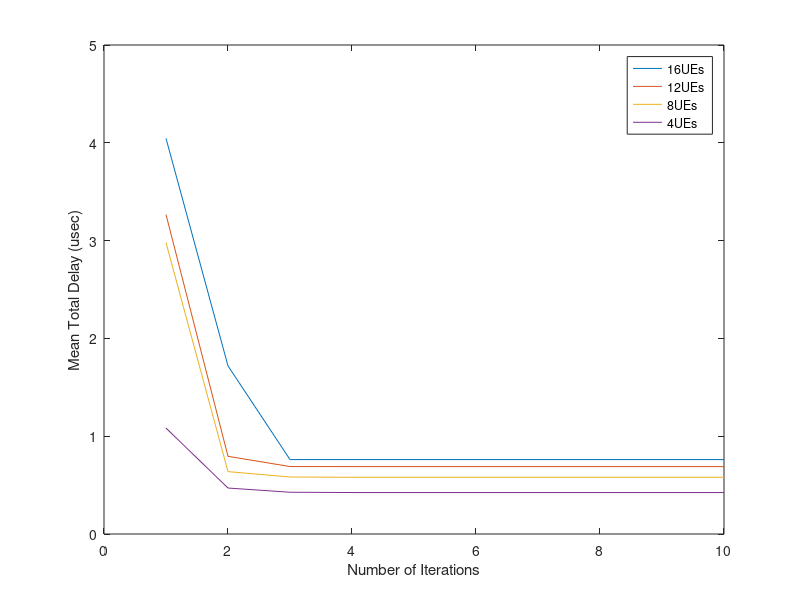

Recreate this plot in MATLAB.
delay_10UE = 1.0e-05 * [0.5893 0.0911 0.0460 0.0464 0.0464 0.0464 0.0464 0.0464 0.0464 0.0464];

delay_4UE = 1.0e-05 *[0.1083 0.0470 0.0427 0.0424 0.0424 0.0424 0.0424 0.0424 0.0424 0.0424];
delay_8UE = 1.0e-05 *[0.2979 0.0638 0.0583 0.0580 0.0580 0.0580 0.0580 0.0580 0.0580 0.0580];
delay_12UE = 1.0e-05*[0.32668 0.0794283 0.06899  0.06892 0.06892 0.06892 0.06892 0.06892 0.06892 0.06892];
delay_16UE = 1.0e-05*[0.4045 0.1719 0.0761 0.0761 0.0761 0.0761 0.0761 0.0761 0.0761 0.0761];
plot(delay_16UE*1e6)
hold on
plot(delay_12UE*1e6)
plot(delay_8UE*1e6)
plot(delay_4UE*1e6)

xlabel('Number of Iterations')
ylabel('Mean Total Delay (usec)')
legend('16UEs ','12UEs', '8UEs', '4UEs')